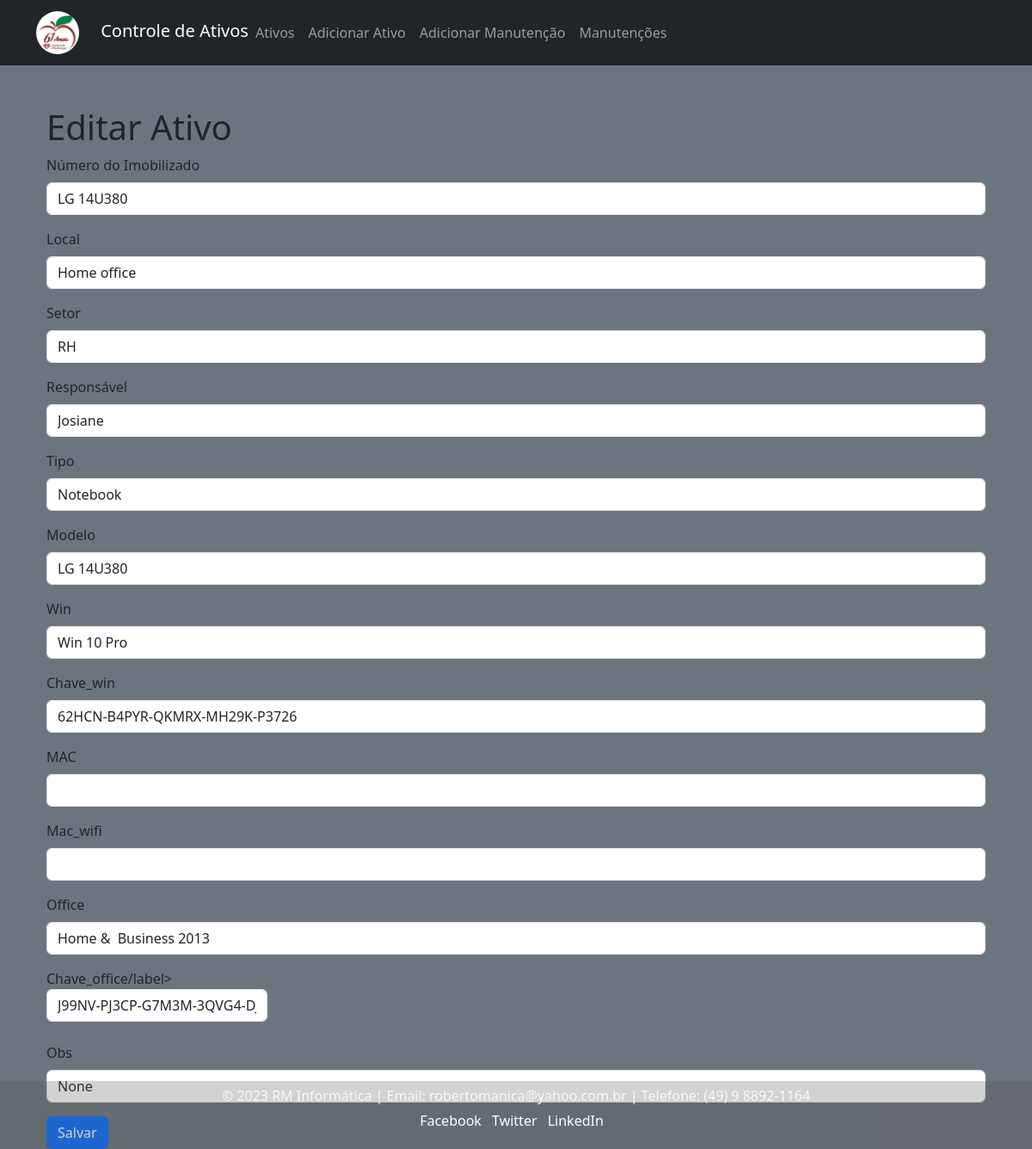
The app's page /editar-ativo/128/ (signed in), older data.
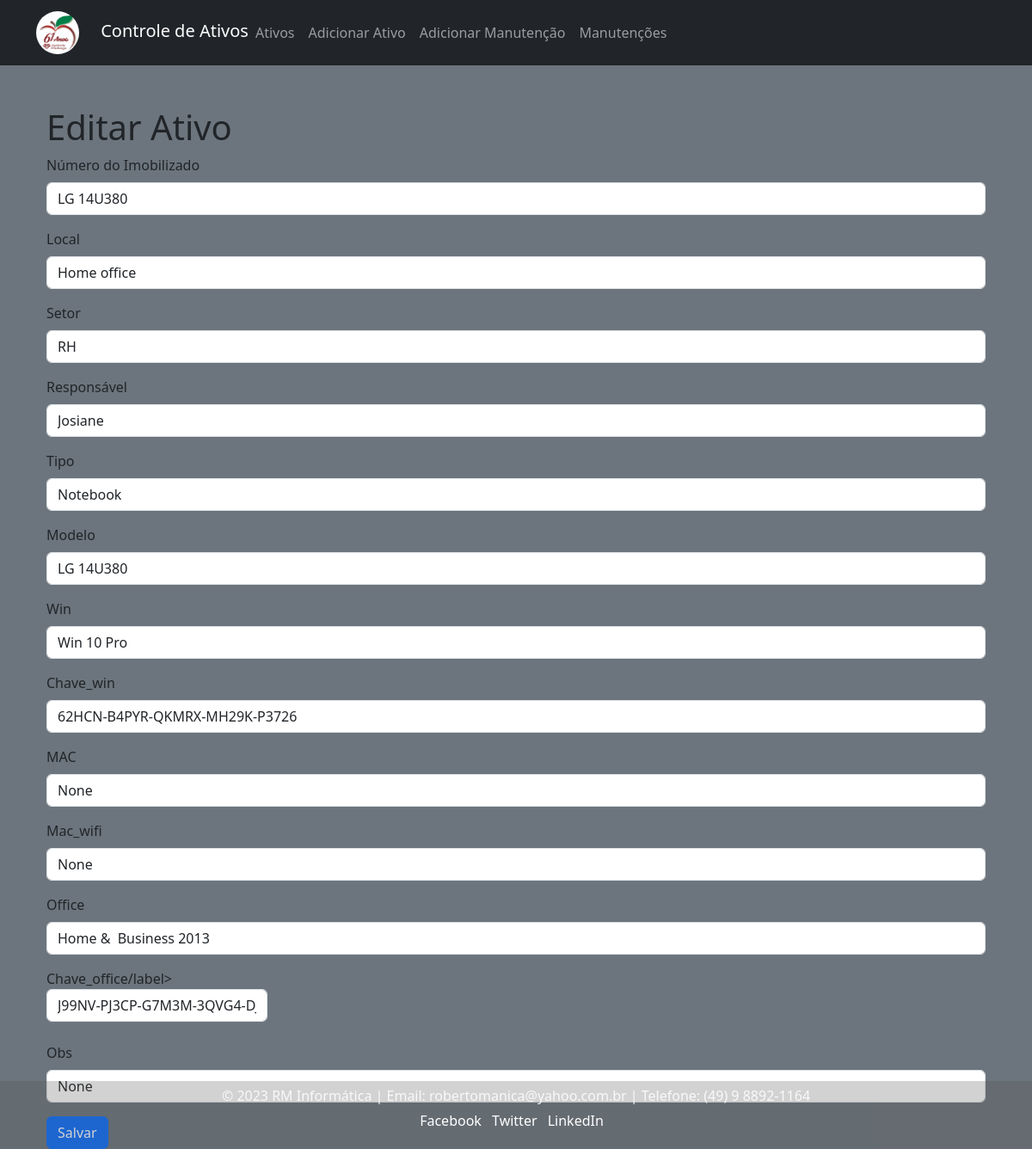
The same page, newer data.
### core/models.py (models this page shows)
class Ativos(models.Model):
    imob = models.IntegerField()
    local = models.TextField()
    setor = models.TextField()
    responsavel = models.TextField()
    tipo = models.TextField()
    modelo = models.TextField()
    win = models.TextField()
    chave_win = models.TextField(blank=True, null=True)
    mac = models.TextField()
    mac_wifi = models.TextField()
    office = models.TextField()
    chave_office = models.TextField(blank=True, null=True)
    obs = models.TextField(blank=True, null=True)

### core/views.py (the view)
# urls.py: path('editar-ativo/<int:ativo_id>/', views.editar_ativo, name='editar-ativo'),
def editar_ativo(request, ativo_id):
    ativo = Ativos.objects.get(id=ativo_id)
    if request.method == 'POST':
        form = AtivosForm(request.POST, instance=ativo)
        if form.is_valid():
            form.save()
            return redirect('lista-ativos')
    else:
        form = AtivosForm(instance=ativo)
    return render(request, 'editar_ativo.html', {'form': form, 'ativo': ativo})

### core/forms.py
class AtivosForm(forms.ModelForm):
    class Meta:
        model = Ativos
        fields = '__all__'  # Inclui todos os campos do modelo no formulário

### templates/editar_ativo.html (shortened to what this page needs)
{% extends 'base.html' %}
{% block content %}
  <div class="container mt-5">
    <h1>Editar Ativo</h1>
    <form method="POST" action="{% url 'editar-ativo' ativo.id %}">
      <div class="mb-3">
        <label for="imob" class="form-label">Número do Imobilizado</label>
        <input type="text" class="form-control" id="imob" name="imob" value="{{ ativo.imob }}" required>
      </div>
      <div class="mb-3">
        <label for="local" class="form-label">Local</label>
        <input type="text" class="form-control" id="local" name="local" value="{{ ativo.local }}" required>
      </div>
      <div class="mb-3">
        <label for="setor" class="form-label">Setor</label>
        <input type="text" class="form-control" id="setor" name="setor" value="{{ ativo.setor }}" required>
      </div>
      <div class="mb-3">
        <label for="responsavel" class="form-label">Responsável</label>
        <input type="text" class="form-control" id="responsavel" name="responsavel" value="{{ ativo.responsavel }}" required>
      </div>
      <div class="mb-3">
        <label for="tipo" class="form-label">Tipo</label>
        <input type="text" class="form-control" id="tipo" name="tipo" value="{{ ativo.tipo }}" required>
      </div>
      <div class="mb-3">
        <label for="modelo" class="form-label">Modelo</label>
        <input type="text" class="form-control" id="modelo" name="modelo" value="{{ ativo.modelo }}" required>
      </div>
      <div class="mb-3">
        <label for="win" class="form-label">Win</label>
        <input type="text" class="form-control" id="win" name="win" value="{{ ativo.win }}" required>
      </div>
      <div class="mb-3">
        <label for="chave_win" class="form-label">Chave_win</label>
        <input type="text" class="form-control" id="chave_win" name="chave_win" value="{{ ativo.chave_win}}" required>
      </div>
      <div class="mb-3">
        <label for="mac" class="form-label">MAC</label>
        <input type="text" class="form-control" id="mac" name="mac" value="{{ ativo.mac }}" required>
      </div>
      <div class="mb-3">
        <label for="mac_wifi" class="form-label">Mac_wifi</label>
        <input type="text" class="form-control" id="mac_wifi" name="mac_wifi" value="{{ ativo.mac_wifi }}" required>
      </div>
      <div class="mb-3">
        <label for="office" class="form-label">Office</label>
        <input type="text" class="form-control" id="office" name="office"value="{{ ativo.office }}" required>
      </div>
      <div class="mb-3">
        <label for="chave_office" class="form-label">Chave_office/label>
        <input type="text" class="form-control" id="chave_office" name="chave_office" value="{{ ativo.chave_office }}" required>
      </div>
      <div class="mb-3">
        <label for="obs" class="form-label">Obs</label>
        <input type="text" class="form-control" id="obs" name="obs" value="{{ ativo.obs }}" required>
      </div>
      <button type="submit" class="btn btn-primary">Salvar</button>
    </form>
  </div>
{% endblock %}

Row changes from the older to the newer data that the page shows:
changed Ativos "LG 14U380": mac (not shown) → "None"; mac_wifi (not shown) → "None"
